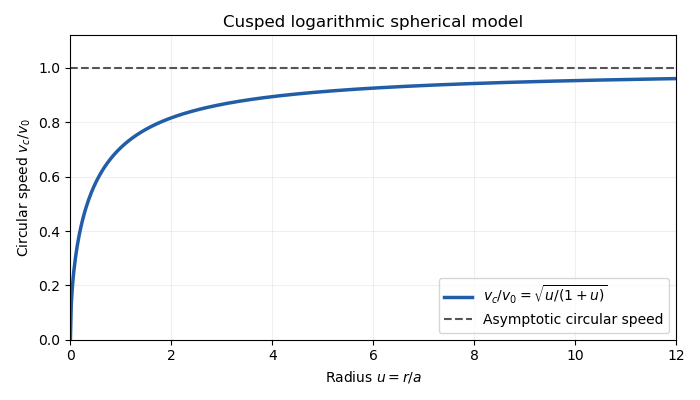

The script that saved this image:
"""Python 3.14; NumPy 2.3.5 and Matplotlib 3.10.7. Output goes to cwd."""
import numpy as np
import matplotlib
matplotlib.use('Agg')
import matplotlib.pyplot as plt
u=np.linspace(0,12,700)
fig,ax=plt.subplots(figsize=(7,4),dpi=100,facecolor='white')
ax.plot(u,np.sqrt(u/(1+u)),color='#225ea8',lw=2.5,label=r'$v_c/v_0=\sqrt{u/(1+u)}$')
ax.axhline(1,color='#555555',ls='--',label='Asymptotic circular speed')
ax.set(xlabel=r'Radius $u=r/a$',ylabel=r'Circular speed $v_c/v_0$',xlim=(0,12),ylim=(0,1.12),title='Cusped logarithmic spherical model')
ax.grid(alpha=.2);ax.legend(loc='lower right');fig.tight_layout()
fig.savefig('paper-62-logarithmic-rotation.png',facecolor='white',transparent=False)
